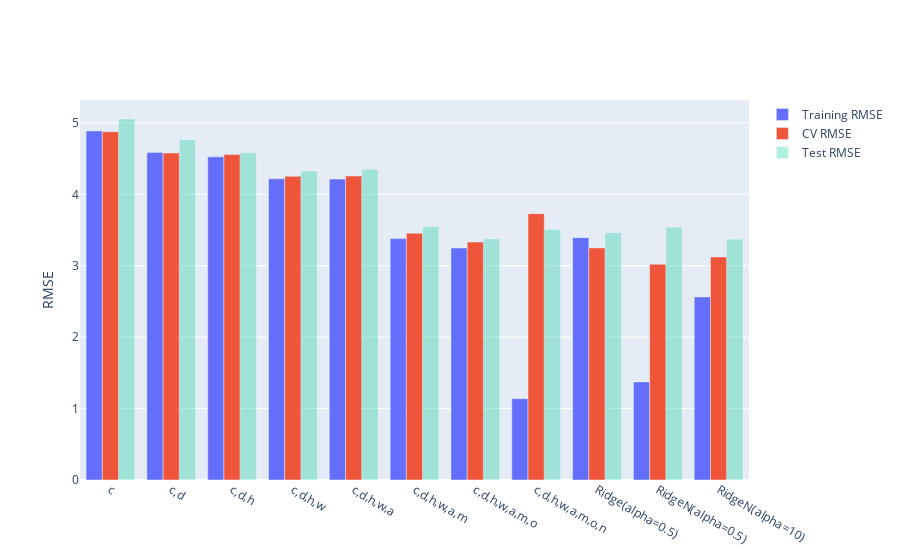

Source (notebook cell):
### Code cell
ridge_model.fit(tr, tr['mpg'])
models["RidgeN(alpha=10)"] = ridge_model
compare_models(models)

### Figure 1 — Plotly figure (JSON) as saved in the notebook; plotly's stock layout.template omitted (floating-point values rounded to 4 significant figures)
{"data": [{"name": "Training RMSE", "type": "bar", "x": ["c", "c,d", "c,d,h", "c,d,h,w", "c,d,h,w,a", "c,d,h,w,a,m", "c,d,h,w,a,m,o", "c,d,h,w,a,m,o,n", "Ridge(alpha=0.5)", "RidgeN(alpha=0.5)", "RidgeN(alpha=10)"], "y": [4.888, 4.588, 4.525, 4.217, 4.214, 3.38, 3.249, 1.139, 3.392, 1.373, 2.564]}, {"name": "CV RMSE", "type": "bar", "x": ["c", "c,d", "c,d,h", "c,d,h,w", "c,d,h,w,a", "c,d,h,w,a,m", "c,d,h,w,a,m,o", "c,d,h,w,a,m,o,n", "Ridge(alpha=0.5)", "RidgeN(alpha=0.5)", "RidgeN(alpha=10)"], "y": [4.877, 4.579, 4.557, 4.253, 4.257, 3.456, 3.332, 3.729, 3.25, 3.021, 3.123]}, {"name": "Test RMSE", "opacity": 0.3, "type": "bar", "x": ["c", "c,d", "c,d,h", "c,d,h,w", "c,d,h,w,a", "c,d,h,w,a,m", "c,d,h,w,a,m,o", "c,d,h,w,a,m,o,n", "Ridge(alpha=0.5)", "RidgeN(alpha=0.5)", "RidgeN(alpha=10)"], "y": [5.055, 4.766, 4.584, 4.326, 4.35, 3.551, 3.375, 3.507, 3.464, 3.539, 3.372]}], "layout": {"autosize": true, "xaxis": {"autorange": true, "range": [-0.5, 10.5], "type": "category"}, "yaxis": {"autorange": true, "range": [0, 5.321], "title": {"text": "RMSE"}, "type": "linear"}}}
